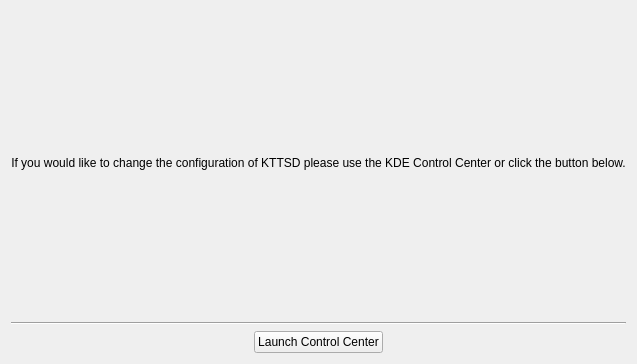
<ui version="4.0" >
 <class>KTTSDlibSetup</class>
 <widget class="QWidget" name="KTTSDlibSetup" >
  <property name="geometry" >
   <rect>
    <x>0</x>
    <y>0</y>
    <width>528</width>
    <height>364</height>
   </rect>
  </property>
  <property name="windowTitle" >
   <string>KTTSD-Setup</string>
  </property>
  <layout class="QVBoxLayout" >
   <property name="margin" >
    <number>11</number>
   </property>
   <property name="spacing" >
    <number>6</number>
   </property>
   <item>
    <widget class="QLabel" name="textLabel1" >
     <property name="sizePolicy" >
      <sizepolicy>
       <hsizetype>1</hsizetype>
       <vsizetype>1</vsizetype>
       <horstretch>0</horstretch>
       <verstretch>0</verstretch>
      </sizepolicy>
     </property>
     <property name="text" >
      <string>&lt;p align="center">If you would like to change the configuration of KTTSD please use the KDE Control Center or click the button below.&lt;/p></string>
     </property>
    </widget>
   </item>
   <item>
    <widget class="Line" name="line1" >
     <property name="frameShape" >
      <enum>QFrame::HLine</enum>
     </property>
     <property name="frameShadow" >
      <enum>QFrame::Sunken</enum>
     </property>
     <property name="orientation" >
      <enum>Qt::Horizontal</enum>
     </property>
    </widget>
   </item>
   <item>
    <layout class="QHBoxLayout" >
     <property name="margin" >
      <number>0</number>
     </property>
     <property name="spacing" >
      <number>6</number>
     </property>
     <item>
      <spacer>
       <property name="orientation" >
        <enum>Qt::Horizontal</enum>
       </property>
       <property name="sizeType" >
        <enum>QSizePolicy::Expanding</enum>
       </property>
       <property name="sizeHint" >
        <size>
         <width>40</width>
         <height>20</height>
        </size>
       </property>
      </spacer>
     </item>
     <item>
      <widget class="QPushButton" name="kcm_Button" >
       <property name="enabled" >
        <bool>true</bool>
       </property>
       <property name="text" >
        <string>Launch Control Center</string>
       </property>
      </widget>
     </item>
     <item>
      <spacer>
       <property name="orientation" >
        <enum>Qt::Horizontal</enum>
       </property>
       <property name="sizeType" >
        <enum>QSizePolicy::Expanding</enum>
       </property>
       <property name="sizeHint" >
        <size>
         <width>40</width>
         <height>20</height>
        </size>
       </property>
      </spacer>
     </item>
    </layout>
   </item>
  </layout>
 </widget>
  <resources/>
 <connections/>
</ui>
